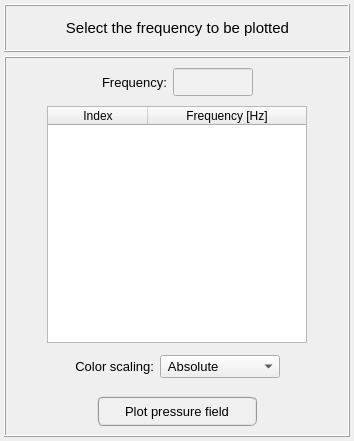
<?xml version="1.0" encoding="UTF-8"?>
<ui version="4.0">
 <class>Form</class>
 <widget class="QWidget" name="Form">
  <property name="geometry">
   <rect>
    <x>0</x>
    <y>0</y>
    <width>354</width>
    <height>441</height>
   </rect>
  </property>
  <property name="windowTitle">
   <string>Plot pressure field</string>
  </property>
  <layout class="QGridLayout" name="gridLayout_2">
   <property name="leftMargin">
    <number>4</number>
   </property>
   <property name="topMargin">
    <number>4</number>
   </property>
   <property name="rightMargin">
    <number>4</number>
   </property>
   <property name="bottomMargin">
    <number>4</number>
   </property>
   <property name="spacing">
    <number>4</number>
   </property>
   <item row="1" column="0">
    <widget class="QFrame" name="frame_2">
     <property name="sizeIncrement">
      <size>
       <width>400</width>
       <height>0</height>
      </size>
     </property>
     <property name="baseSize">
      <size>
       <width>400</width>
       <height>0</height>
      </size>
     </property>
     <property name="frameShape">
      <enum>QFrame::Box</enum>
     </property>
     <property name="frameShadow">
      <enum>QFrame::Raised</enum>
     </property>
     <layout class="QGridLayout" name="gridLayout_5">
      <property name="leftMargin">
       <number>4</number>
      </property>
      <property name="topMargin">
       <number>4</number>
      </property>
      <property name="rightMargin">
       <number>4</number>
      </property>
      <property name="bottomMargin">
       <number>4</number>
      </property>
      <property name="spacing">
       <number>4</number>
      </property>
      <item row="2" column="0">
       <widget class="QFrame" name="frame_3">
        <property name="minimumSize">
         <size>
          <width>0</width>
          <height>40</height>
         </size>
        </property>
        <property name="maximumSize">
         <size>
          <width>16777215</width>
          <height>40</height>
         </size>
        </property>
        <property name="frameShape">
         <enum>QFrame::NoFrame</enum>
        </property>
        <property name="frameShadow">
         <enum>QFrame::Raised</enum>
        </property>
        <layout class="QGridLayout" name="gridLayout_9">
         <property name="leftMargin">
          <number>0</number>
         </property>
         <property name="topMargin">
          <number>0</number>
         </property>
         <property name="rightMargin">
          <number>0</number>
         </property>
         <property name="bottomMargin">
          <number>0</number>
         </property>
         <property name="horizontalSpacing">
          <number>6</number>
         </property>
         <property name="verticalSpacing">
          <number>0</number>
         </property>
         <item row="0" column="1">
          <widget class="QLabel" name="label_color_scalling">
           <property name="font">
            <font>
             <pointsize>10</pointsize>
            </font>
           </property>
           <property name="text">
            <string>Color scaling:</string>
           </property>
           <property name="alignment">
            <set>Qt::AlignRight|Qt::AlignTrailing|Qt::AlignVCenter</set>
           </property>
          </widget>
         </item>
         <item row="0" column="2">
          <widget class="QComboBox" name="comboBox_color_scaling">
           <property name="font">
            <font>
             <pointsize>10</pointsize>
            </font>
           </property>
           <item>
            <property name="text">
             <string> Absolute</string>
            </property>
           </item>
           <item>
            <property name="text">
             <string> Real part</string>
            </property>
           </item>
           <item>
            <property name="text">
             <string> Imaginary part</string>
            </property>
           </item>
           <item>
            <property name="text">
             <string> Absolute anim.</string>
            </property>
           </item>
           <item>
            <property name="text">
             <string> Normal anim.</string>
            </property>
           </item>
          </widget>
         </item>
         <item row="0" column="0">
          <spacer name="horizontalSpacer">
           <property name="orientation">
            <enum>Qt::Horizontal</enum>
           </property>
           <property name="sizeHint" stdset="0">
            <size>
             <width>40</width>
             <height>20</height>
            </size>
           </property>
          </spacer>
         </item>
         <item row="0" column="3">
          <spacer name="horizontalSpacer_2">
           <property name="orientation">
            <enum>Qt::Horizontal</enum>
           </property>
           <property name="sizeHint" stdset="0">
            <size>
             <width>40</width>
             <height>20</height>
            </size>
           </property>
          </spacer>
         </item>
        </layout>
       </widget>
      </item>
      <item row="0" column="0">
       <widget class="QFrame" name="frame_selector">
        <property name="minimumSize">
         <size>
          <width>0</width>
          <height>40</height>
         </size>
        </property>
        <property name="maximumSize">
         <size>
          <width>16777215</width>
          <height>40</height>
         </size>
        </property>
        <property name="frameShape">
         <enum>QFrame::NoFrame</enum>
        </property>
        <property name="frameShadow">
         <enum>QFrame::Raised</enum>
        </property>
        <layout class="QGridLayout" name="gridLayout_4">
         <property name="leftMargin">
          <number>0</number>
         </property>
         <property name="topMargin">
          <number>0</number>
         </property>
         <property name="rightMargin">
          <number>0</number>
         </property>
         <property name="bottomMargin">
          <number>0</number>
         </property>
         <property name="horizontalSpacing">
          <number>6</number>
         </property>
         <property name="verticalSpacing">
          <number>0</number>
         </property>
         <item row="0" column="1">
          <widget class="QLabel" name="label_4">
           <property name="minimumSize">
            <size>
             <width>0</width>
             <height>28</height>
            </size>
           </property>
           <property name="maximumSize">
            <size>
             <width>16777215</width>
             <height>28</height>
            </size>
           </property>
           <property name="font">
            <font>
             <pointsize>10</pointsize>
            </font>
           </property>
           <property name="text">
            <string>Frequency:</string>
           </property>
           <property name="alignment">
            <set>Qt::AlignCenter</set>
           </property>
          </widget>
         </item>
         <item row="0" column="2">
          <widget class="QLineEdit" name="lineEdit_selected_frequency">
           <property name="enabled">
            <bool>false</bool>
           </property>
           <property name="minimumSize">
            <size>
             <width>80</width>
             <height>28</height>
            </size>
           </property>
           <property name="maximumSize">
            <size>
             <width>80</width>
             <height>28</height>
            </size>
           </property>
           <property name="font">
            <font>
             <family>MS Shell Dlg 2</family>
             <pointsize>10</pointsize>
             <weight>50</weight>
             <italic>false</italic>
             <bold>false</bold>
            </font>
           </property>
           <property name="styleSheet">
            <string notr="true">QLineEdit{color: rgb(0, 0, 0); background-color: rgb(250, 250, 250)}
QLineEdit:disabled{color: rgb(100, 100, 100); background-color: rgb(240, 240, 240)}</string>
           </property>
           <property name="text">
            <string/>
           </property>
           <property name="alignment">
            <set>Qt::AlignCenter</set>
           </property>
          </widget>
         </item>
         <item row="0" column="0">
          <spacer name="horizontalSpacer_3">
           <property name="orientation">
            <enum>Qt::Horizontal</enum>
           </property>
           <property name="sizeHint" stdset="0">
            <size>
             <width>40</width>
             <height>20</height>
            </size>
           </property>
          </spacer>
         </item>
         <item row="0" column="3">
          <spacer name="horizontalSpacer_4">
           <property name="orientation">
            <enum>Qt::Horizontal</enum>
           </property>
           <property name="sizeHint" stdset="0">
            <size>
             <width>40</width>
             <height>20</height>
            </size>
           </property>
          </spacer>
         </item>
        </layout>
       </widget>
      </item>
      <item row="1" column="0">
       <widget class="QFrame" name="frame_treeWidget">
        <property name="frameShape">
         <enum>QFrame::NoFrame</enum>
        </property>
        <property name="frameShadow">
         <enum>QFrame::Raised</enum>
        </property>
        <layout class="QGridLayout" name="gridLayout_3">
         <property name="leftMargin">
          <number>0</number>
         </property>
         <property name="topMargin">
          <number>0</number>
         </property>
         <property name="rightMargin">
          <number>0</number>
         </property>
         <property name="bottomMargin">
          <number>0</number>
         </property>
         <property name="spacing">
          <number>0</number>
         </property>
         <item row="0" column="0">
          <widget class="QTreeWidget" name="treeWidget_frequencies">
           <property name="minimumSize">
            <size>
             <width>260</width>
             <height>0</height>
            </size>
           </property>
           <property name="maximumSize">
            <size>
             <width>260</width>
             <height>420</height>
            </size>
           </property>
           <property name="font">
            <font>
             <family>MS Shell Dlg 2</family>
             <pointsize>10</pointsize>
             <weight>50</weight>
             <italic>false</italic>
             <bold>false</bold>
            </font>
           </property>
           <property name="alternatingRowColors">
            <bool>true</bool>
           </property>
           <property name="indentation">
            <number>0</number>
           </property>
           <column>
            <property name="text">
             <string>Index</string>
            </property>
            <property name="font">
             <font>
              <family>MS Shell Dlg 2</family>
              <pointsize>9</pointsize>
             </font>
            </property>
            <property name="textAlignment">
             <set>AlignCenter</set>
            </property>
           </column>
           <column>
            <property name="text">
             <string notr="true">Frequency [Hz]</string>
            </property>
            <property name="font">
             <font>
              <family>MS Shell Dlg 2</family>
              <pointsize>9</pointsize>
              <weight>50</weight>
              <italic>false</italic>
              <bold>false</bold>
             </font>
            </property>
            <property name="textAlignment">
             <set>AlignCenter</set>
            </property>
           </column>
          </widget>
         </item>
        </layout>
       </widget>
      </item>
      <item row="3" column="0">
       <widget class="QFrame" name="frame_button">
        <property name="minimumSize">
         <size>
          <width>0</width>
          <height>40</height>
         </size>
        </property>
        <property name="maximumSize">
         <size>
          <width>16777215</width>
          <height>40</height>
         </size>
        </property>
        <property name="frameShape">
         <enum>QFrame::NoFrame</enum>
        </property>
        <property name="frameShadow">
         <enum>QFrame::Raised</enum>
        </property>
        <layout class="QGridLayout" name="gridLayout_10">
         <property name="leftMargin">
          <number>0</number>
         </property>
         <property name="topMargin">
          <number>0</number>
         </property>
         <property name="rightMargin">
          <number>0</number>
         </property>
         <property name="bottomMargin">
          <number>0</number>
         </property>
         <property name="spacing">
          <number>0</number>
         </property>
         <item row="0" column="0">
          <widget class="QPushButton" name="pushButton_plot">
           <property name="minimumSize">
            <size>
             <width>160</width>
             <height>30</height>
            </size>
           </property>
           <property name="maximumSize">
            <size>
             <width>160</width>
             <height>30</height>
            </size>
           </property>
           <property name="font">
            <font>
             <family>MS Shell Dlg 2</family>
             <pointsize>10</pointsize>
             <weight>50</weight>
             <italic>false</italic>
             <bold>false</bold>
            </font>
           </property>
           <property name="styleSheet">
            <string notr="true">QPushButton{border-radius: 6px; border-color: rgb(150, 150, 150); border-style: ridge; border-width: 2px; color: rgb(0, 0, 0); background-color: rgb(240, 240, 240)}
QPushButton:hover{border-radius: 6px; border-color: rgb(0, 170, 255); border-style: ridge; border-width: 2px; color: rgb(0, 0, 0); background-color: rgba(174, 213, 255, 100)}
QPushButton:pressed{border-radius: 6px; border-color: rgb(0, 170, 255); border-style: ridge; border-width: 2px; color: rgb(0, 0, 0); background-color: rgb(174, 213, 255)}
QPushButton:disabled{border-radius: 6px; border-color: rgb(150, 150, 150); border-style: ridge; border-width: 0px; color: rgb(150,150, 150); background-color: rgb(220, 220, 220)}</string>
           </property>
           <property name="text">
            <string>Plot pressure field</string>
           </property>
          </widget>
         </item>
        </layout>
       </widget>
      </item>
     </layout>
    </widget>
   </item>
   <item row="0" column="0">
    <widget class="QFrame" name="frame">
     <property name="minimumSize">
      <size>
       <width>0</width>
       <height>48</height>
      </size>
     </property>
     <property name="maximumSize">
      <size>
       <width>16777215</width>
       <height>48</height>
      </size>
     </property>
     <property name="frameShape">
      <enum>QFrame::Box</enum>
     </property>
     <property name="frameShadow">
      <enum>QFrame::Raised</enum>
     </property>
     <property name="lineWidth">
      <number>1</number>
     </property>
     <layout class="QGridLayout" name="gridLayout">
      <property name="leftMargin">
       <number>10</number>
      </property>
      <property name="topMargin">
       <number>0</number>
      </property>
      <property name="bottomMargin">
       <number>0</number>
      </property>
      <property name="spacing">
       <number>0</number>
      </property>
      <item row="0" column="0">
       <widget class="QLabel" name="label">
        <property name="minimumSize">
         <size>
          <width>0</width>
          <height>0</height>
         </size>
        </property>
        <property name="maximumSize">
         <size>
          <width>16777215</width>
          <height>16777215</height>
         </size>
        </property>
        <property name="font">
         <font>
          <family>MS Shell Dlg 2</family>
          <pointsize>11</pointsize>
          <weight>50</weight>
          <italic>false</italic>
          <bold>false</bold>
         </font>
        </property>
        <property name="frameShape">
         <enum>QFrame::NoFrame</enum>
        </property>
        <property name="frameShadow">
         <enum>QFrame::Raised</enum>
        </property>
        <property name="text">
         <string>Select the frequency to be plotted</string>
        </property>
        <property name="textFormat">
         <enum>Qt::AutoText</enum>
        </property>
        <property name="alignment">
         <set>Qt::AlignCenter</set>
        </property>
       </widget>
      </item>
     </layout>
    </widget>
   </item>
  </layout>
 </widget>
 <resources/>
 <connections/>
</ui>
